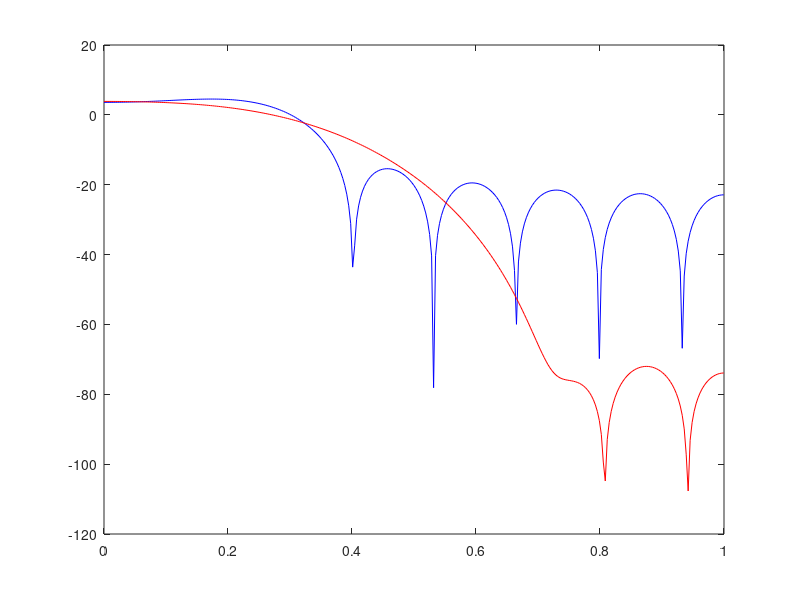

MATLAB code for this plot:
% Design of FIR High Pass Filter using Rectangular and Blackman window functions
clc;
clear all;
close all;
N=15;
wc=0.5*pi;
alpha=(N-1)/2;
b=0.001;
n=0:(N-1);
w=0:0.01:pi;
hd=((sin(n-alpha+b).*pi)-(sin(n-alpha+b).*wc))./((n-alpha+b).*pi);
Wr=boxcar(N);
hr_rect=hd.*Wr';
Hr=freqz(hr_rect,1,w);
Wh=blackman(N);
hn_hamm=hd.*Wh';
Hn=freqz(hn_hamm,1,w);
plot(w/pi,20*log10(abs(Hr)),'b');
hold on;
plot(w/pi,20*log10(abs(Hn)),'r');
